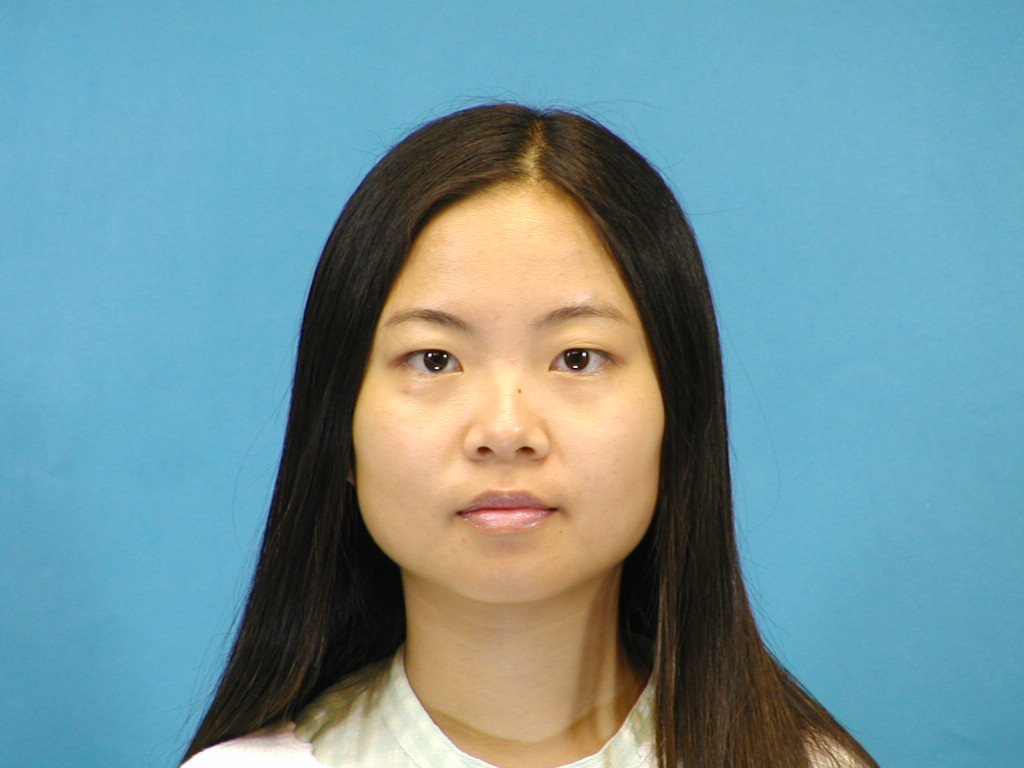
#> input picture pic/CNHK/photo/f1-001-01.jpg, 1024 x 768 px
$ python testcv.py
#> lines starting #> are read from the running program, lines starting #| are printed output that depends on the picture
import requests
from json import JSONDecoder
import datetime
import cv2
import numpy as np
import os

http_url = "https://api-cn.faceplusplus.com/facepp/v3/detect"
key = "s7iWsJnl0ZfAMJu_IZ4V5mnZyinMGz0n"
secret = "o6USx6dPtPKrC_hTO-znQn4WV1zZbyEF"


def detect_face(http_url, key, secret, filepath1):
    data = {"api_key": key, "api_secret": secret, "return_landmark": "1"}
    files = {"image_file": open(filepath1, "rb")}
    img = cv2.imread(filepath1, 0)
    files = {"image_file": open(filepath1, "rb")}
    starttime = datetime.datetime.now()
    response = requests.post(http_url, data=data, files=files)
    endtime = datetime.datetime.now()
    print((endtime - starttime).seconds)
    req_con = response.content.decode('utf-8')
    req_dict = JSONDecoder().decode(req_con)
    fo = open("response", "w")
    fo.write(str(req_dict))
    fo.close()
    return req_dict


def analyze_response(req_dict):
    faces = req_dict['faces']
    for i in range(len(faces)):
        face_rectangle = faces[i]['face_rectangle']
        left = face_rectangle['left']
        width = face_rectangle['width']
        top = face_rectangle['top']
        height = face_rectangle['height']
    return left, width, top, height


path1 = './CNHK/photo/f1-001-01.jpg'
path2 = './CNHK/sketch/f1-001-01-sz1.jpg'
img1 = cv2.imread(path1, 0)
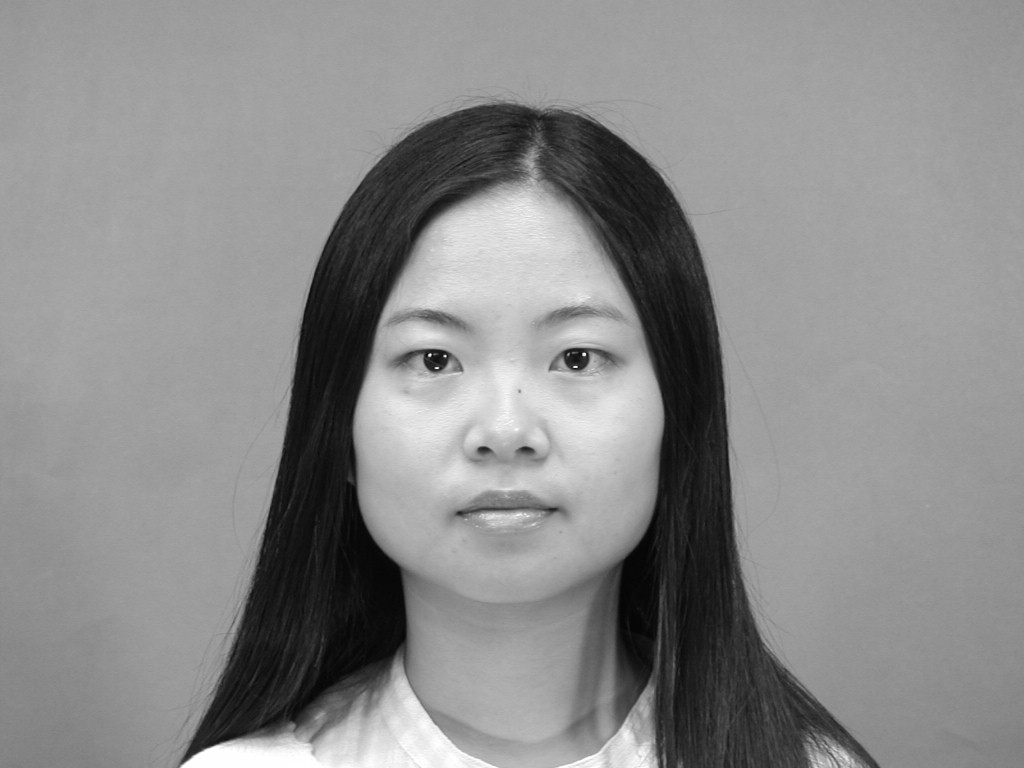
#> img1: shape (768, 1024); min 4, max 255, mean 138.5
img2o = cv2.imread(path2, 0)
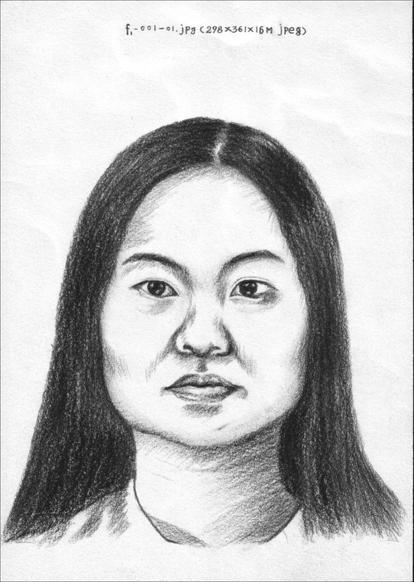
#> input picture pic/CNHK/sketch/f1-001-01-sz1.jpg, 414 x 582 px
#> img2o is the input picture: shape (582, 414); min 3, max 255, mean 195.4
response1 = detect_face(http_url, key, secret, path1)
#> (the run stopped early here; a loop or call above may not have finished)
